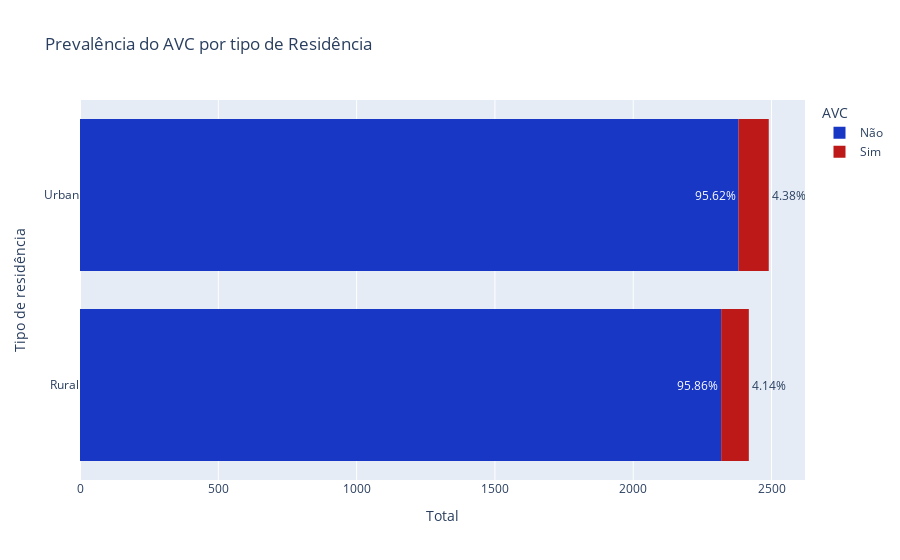

Here is the notebook cell this chart was saved with:
### Markdown cell above
##### Tipo de residência

### Code cell
dfr=df_copy.groupby(['Residence_type','stroke']).count().reset_index()
dfr['count'] = dfr['id']
dfr['percentual'] = df_copy.groupby(['Residence_type','stroke']).size().groupby(level=0).apply(lambda x: 100 * x/float(x.sum())).values

fig = px.bar(dfr, y="Residence_type", x='count',  color="stroke", orientation="h", hover_name="stroke",
             text=dfr['percentual'].apply(lambda x: '{0:1.2f}%'.format(x)),
             color_discrete_map={
                "Sim": "#bd1919",
                "Não": "#1837c4"},
             labels={
                     "stroke": "AVC",
                     "count": "Total",
                     "text": "Percentual",
                     "Residence_type": "Tipo de residência"},   
             title="Prevalência do AVC por tipo de Residência")

fig.update_traces(dict(marker_line_width=0))
fig.update_traces(textposition='outside')



fig.show()

### Figure 1 — Plotly figure (JSON) as saved in the notebook; plotly's stock layout.template omitted (floating-point values rounded to 4 significant figures)
{"data": [{"alignmentgroup": "True", "hovertemplate": "<b>%{hovertext}</b><br><br>AVC=Não<br>Total=%{x}<br>Tipo de residência=%{y}<br>Percentual=%{text}<extra></extra>", "hovertext": ["Não", "Não"], "legendgroup": "Não", "marker": {"color": "#1837c4", "line": {"width": 0}, "pattern": {"shape": ""}}, "name": "Não", "offsetgroup": "Não", "orientation": "h", "showlegend": true, "text": ["95.86%", "95.62%"], "textposition": "outside", "type": "bar", "x": [2318, 2381], "xaxis": "x", "y": ["Rural", "Urban"], "yaxis": "y"}, {"alignmentgroup": "True", "hovertemplate": "<b>%{hovertext}</b><br><br>AVC=Sim<br>Total=%{x}<br>Tipo de residência=%{y}<br>Percentual=%{text}<extra></extra>", "hovertext": ["Sim", "Sim"], "legendgroup": "Sim", "marker": {"color": "#bd1919", "line": {"width": 0}, "pattern": {"shape": ""}}, "name": "Sim", "offsetgroup": "Sim", "orientation": "h", "showlegend": true, "text": ["4.14%", "4.38%"], "textposition": "outside", "type": "bar", "x": [100, 109], "xaxis": "x", "y": ["Rural", "Urban"], "yaxis": "y"}], "layout": {"barmode": "relative", "legend": {"title": {"text": "AVC"}, "tracegroupgap": 0}, "title": {"text": "Prevalência do AVC por tipo de Residência"}, "xaxis": {"anchor": "y", "domain": [0, 1], "title": {"text": "Total"}}, "yaxis": {"anchor": "x", "domain": [0, 1], "title": {"text": "Tipo de residência"}}}}
